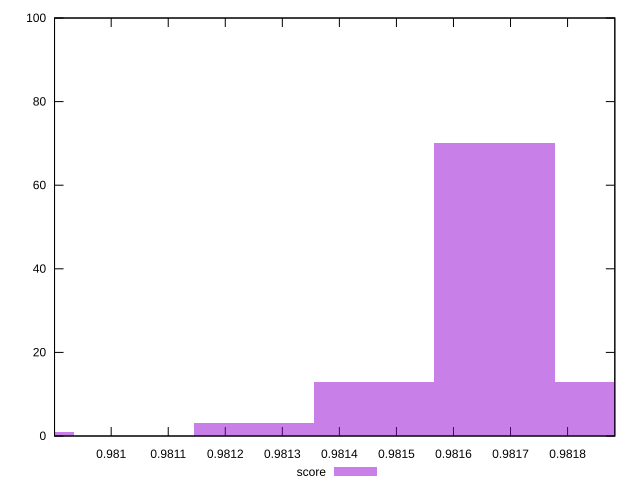

Write the gnuplot code that produced this figure.
reset

$score <<EOF
0.9816718756707152 70
0.9814611712543876 13
0.981882580087043 13
0.9812504668380598 3
0.9808290580054045 1
EOF

set key outside below
set boxwidth 0.00021070441632769162
set xrange [0.9809007034010104:0.9818828196992779]
set yrange [0:100]
set trange [0:100]
set style fill transparent solid 0.5 noborder
set terminal svg size 640, 490 enhanced background rgb 'white'
set output "reprap/first-meaningful-paint/samples/pages+cached+noexternal+nofonts+nosvg+noimg+nocss/score/histogram.svg"

plot $score title "score" with boxes

reset
